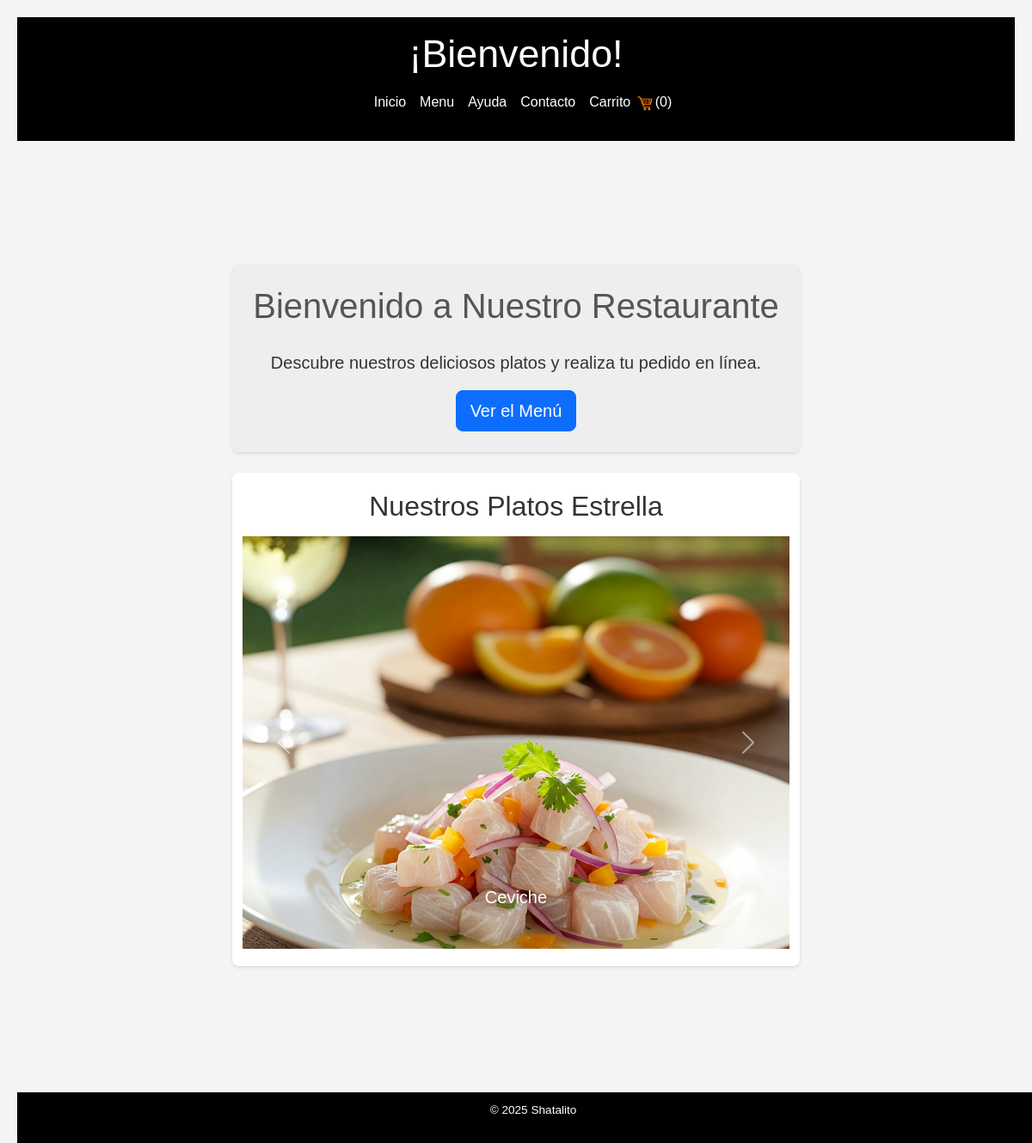
/1/, run on the app's committed database.
### caja/models.py (models this page shows, shortened)
class Product(models.Model):
    id = models.AutoField(primary_key=True)  # Explicitly define primary key
    name = models.CharField(max_length=100, unique=True)
    description = models.TextField(max_length=220, blank=True, null=True)
    price = models.DecimalField(max_digits=10, decimal_places=2)
    stock = models.IntegerField(default=0)
    image = models.ImageField(upload_to='products/', blank=True, null=True)
    idCategoria = models.ForeignKey('Category', on_delete=models.CASCADE, related_name='products', blank=True, null=True)
    idPromotion = models.ForeignKey('Promotion', on_delete=models.CASCADE, related_name='products', blank=True, null=True)
    active = models.BooleanField(default=True)  # To mark if the product is active

### cliente/views.py (the view)
# urls.py: path('<int:table>/', views.index, name='index'),  # La raíz de cliente es el index
def index(request, table):
    destacados = Product.objects.filter(active=True).order_by('?')[:8]
    return render(request, 'cliente/index.html', {'table': table, 'destacados': destacados})

### templates/cliente/index.html (shortened to what this page needs)
{% extends 'cliente/base.html' %}
{% load static %}
{% block Subtitulo %}¡Bienvenido!{% endblock %}
{% block contenido %}
    <main>
      <div class="main-container">
        <section class="hero text-center p-4">
             <h2>Bienvenido a Nuestro Restaurante</h2>
             <p class="lead">Descubre nuestros deliciosos platos y realiza tu pedido en línea.</p>
             <a href="{% url 'cliente:menu' table %}" class="btn btn-primary btn-lg">Ver el Menú</a>
        </section>
        <section class="carrousel-destacados container my-4">
  <h3 class="text-center mb-3">Nuestros Platos Estrella</h3>
<div id="carouselExample" class="carousel slide" data-bs-ride="carousel" data-bs-interval="3000" data-bs-pause="hover">
    <div class="carousel-inner">
      {% for producto in destacados %}
      <div class="carousel-item {% if forloop.first %}active{% endif %}">
        <a href="{% url 'cliente:detalle_producto' table producto.id %}">
        <img src="{{ producto.image.url }}"
             class="d-block w-100 img-fluid"
             alt="{{ producto.name }}">
        <div class="carousel-caption d-none d-md-block">
          <h5>{{ producto.name }}</h5>
        </div>
        </a>
      </div>
      {% endfor %}
    </div>
    <button class="carousel-control-prev" type="button" data-bs-target="#carouselExample" data-bs-slide="prev">
      <span class="carousel-control-prev-icon" aria-hidden="true"></span>
    </button>
    <button class="carousel-control-next" type="button" data-bs-target="#carouselExample" data-bs-slide="next">
      <span class="carousel-control-next-icon" aria-hidden="true"></span>
    </button>
  </div>
</section>
    </div>
    </main>
{% endblock %}

### static/cliente/style.css (style rules this page uses)
body { font-family: Arial, Helvetica, sans-serif; margin: 0; padding: 0; background-color: #f4f4f4; color: #333; line-height: 1.6; }
main { margin: 2%; padding: 15px; margin-bottom: 60px; }
.main-container { max-width: 1200px; margin: 0 auto; padding: clamp(1rem, 3vw, 2rem); font-family: Arial, Helvetica, sans-serif; font-size: clamp(0.9rem, 2.5vw, 1rem); box-sizing: border-box; }
.hero { background-color: #eee; padding: 1.5em; text-align: center; margin-bottom: 15px; }
.hero h2 { font-size: clamp(1.5rem, 4vw, 2.5rem); }
.hero p.lead { font-size: clamp(1rem, 2.5vw, 1.25rem); }
h3.text-center { font-size: clamp(1.2rem, 3vw, 2rem); }
.carousel-item img { object-fit: cover; height: 60vh; }
.carousel-item img { width: 100%; height: 60vh; object-fit: cover; transition: none; }
body { font-family: Arial, Helvetica, sans-serif; margin: 20px; background-color: #f4f4f4; color: #333; }
main { display: flex; flex-direction: column; gap: 30px; }
section { background-color: #fff; padding: 20px; border-radius: 8px; box-shadow: 0 2px 4px rgba(0, 0, 0, 0.1); }
h2 { color: #555; border-bottom: 1px solid #eee; padding-bottom: 10px; margin-bottom: 15px; }

### data on the page
Product: image (picture), name "Ceviche"
